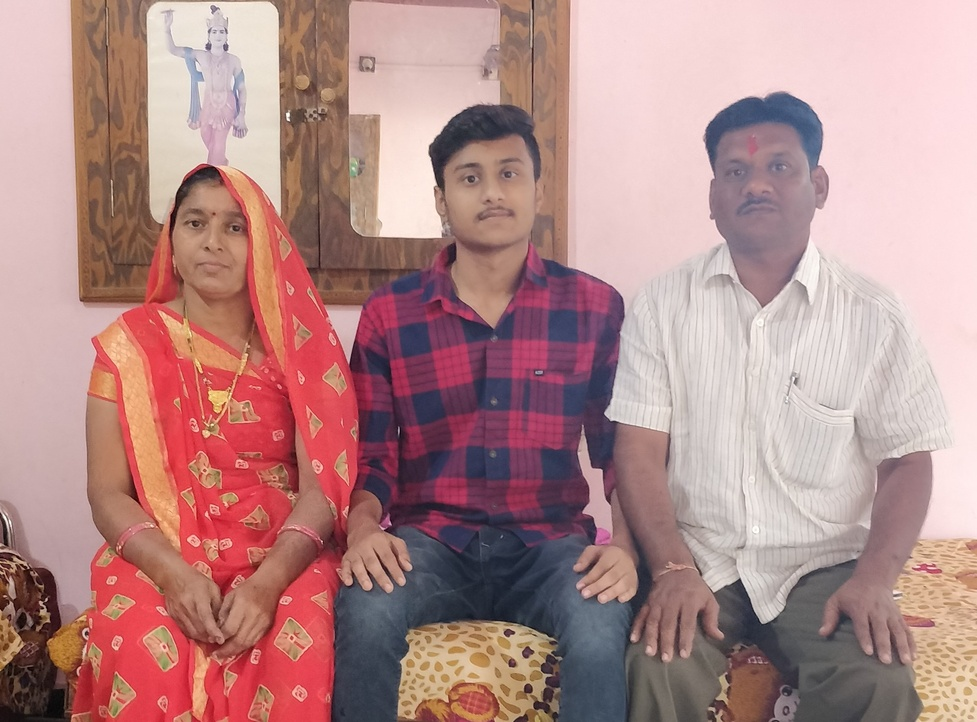
%> input picture B Tech/IP/129_ImageProcessing/IMG_2018.jpg, 977 x 722 px, shrunk from 2252 x 1664 before the run
$ octave 129_03_03.m   (GNU Octave 9; MATLAB toolbox functions it lacks are replaced by stand-ins)
%> lines starting %> are read from the running program, lines starting %| are printed output that depends on the picture
### B Tech/IP/129_ImageProcessing/lowcont.m
function s = lowcont(r)

  a = im2double(r);
  rmax = max(max(a));
  rmin = min(min(a));

  smax = 180/255;
  smin = 70/255;
  s = (smax-smin)/(rmax-rmin) * (a-rmin)+smin;

endfunction

### B Tech/IP/129_ImageProcessing/highcont.m
function s=highcont(r)

  a=im2double(r);
  rmin=min(min(a));
  rmax=max(max(a));

  smax=255/255;
  smin=0/255;
  s=(smax-smin)/(rmax-rmin)*(a-rmin) +smin;
endfunction

### B Tech/IP/129_ImageProcessing/129_03_03.m
close all
clear
clc

% Read Image
a = imread('./IMG_2018.jpg');
%> a is the input picture: size 722x977x3 uint8; mean R, G, B 178.7, 138.7, 137.1

% Gray scale image
b=rgb2gray(a);
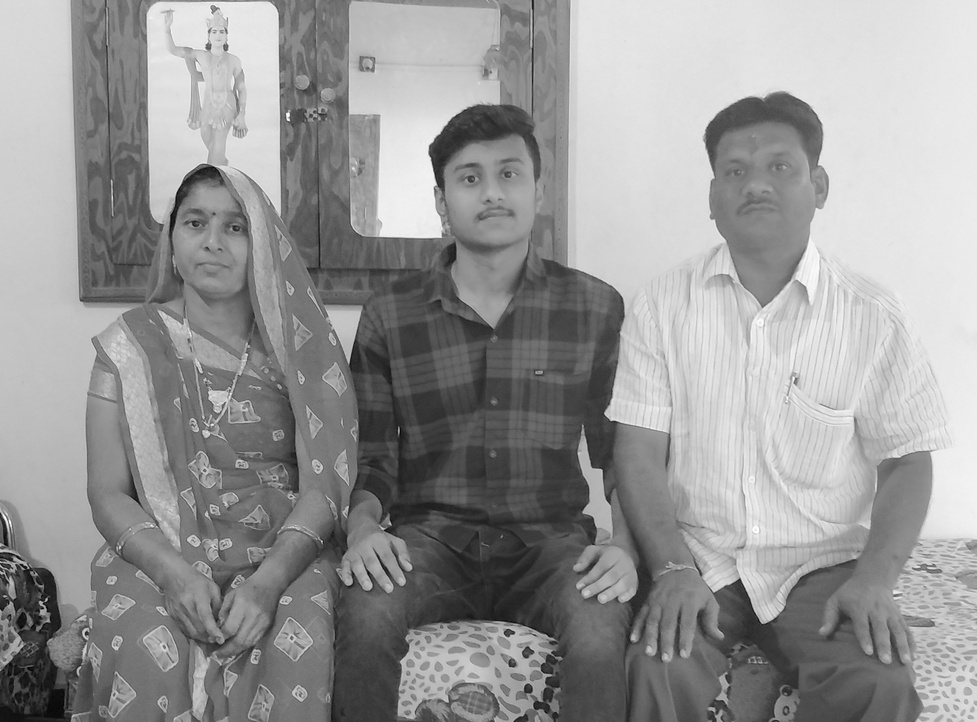
%> b: size 722x977 uint8; min 4, max 254, mean 150.5
b=b-70;
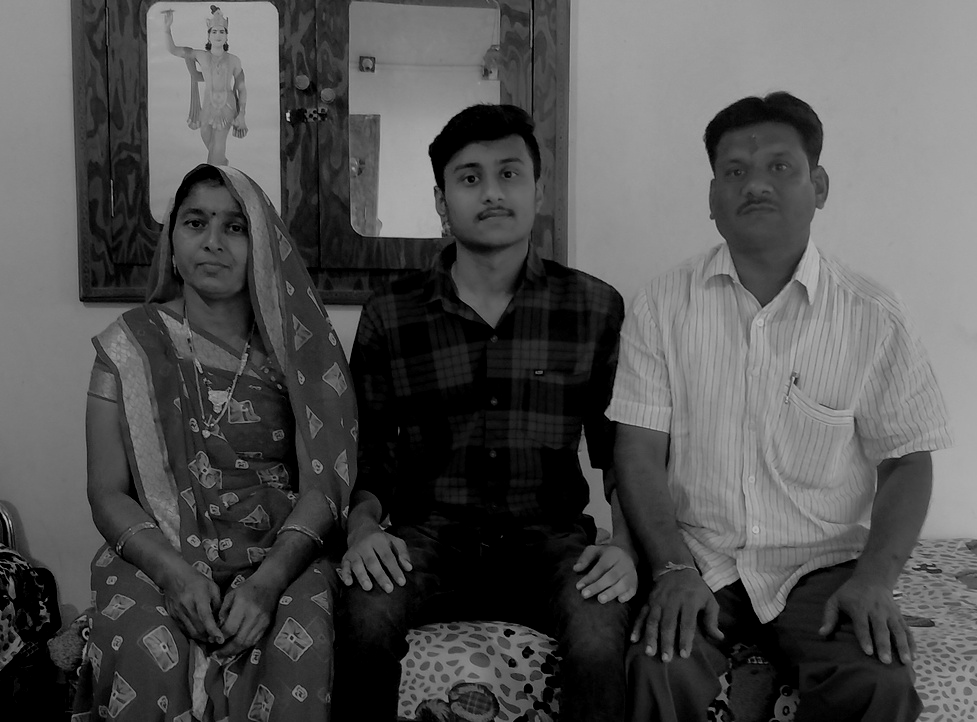
%> b: size 722x977 uint8; min 0, max 184, mean 82.1
b = im2double(b);
%> b: size 722x977 double
b = lowcont(b);
%> in lowcont, `rmax = max(max(a));`: rmax = 0.722
%> in lowcont, `rmin = min(min(a));`: rmin = 0
%> in lowcont, `s = (smax-smin)/(rmax-rmin) * (a-rmin)+smin;`:
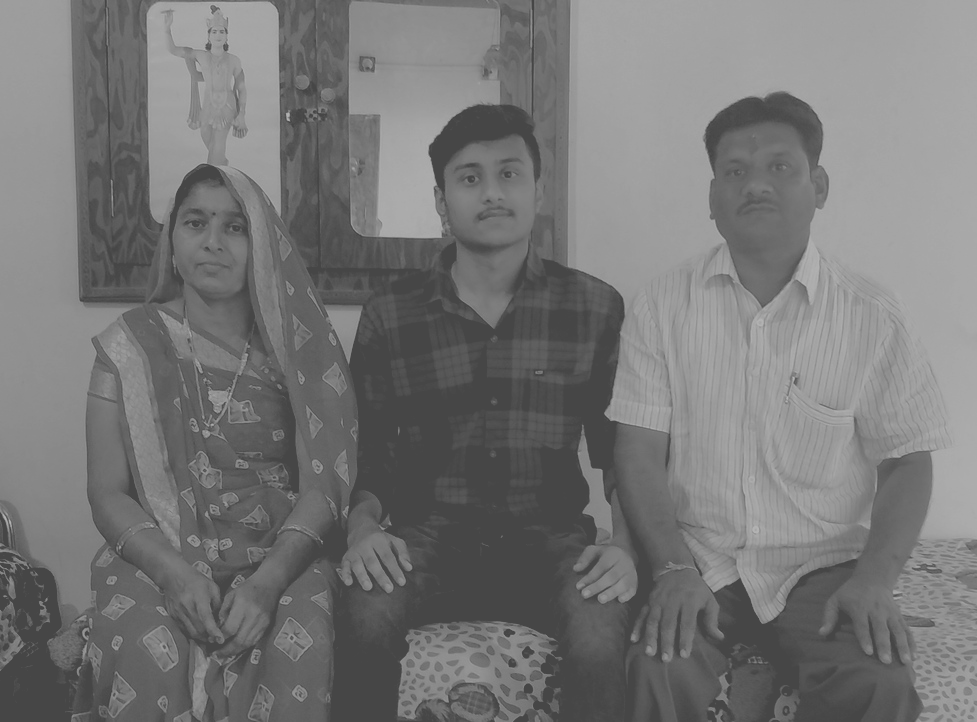
%> s: size 722x977 double; min 0.275, max 0.706, mean 0.467
figure
imshow(b)

s = highcont(b);
%> in highcont, `rmin=min(min(a));`: rmin = 0.275
%> in highcont, `rmax=max(max(a));`: rmax = 0.706
%> in highcont, `s=(smax-smin)/(rmax-rmin)*(a-rmin) +smin;`:
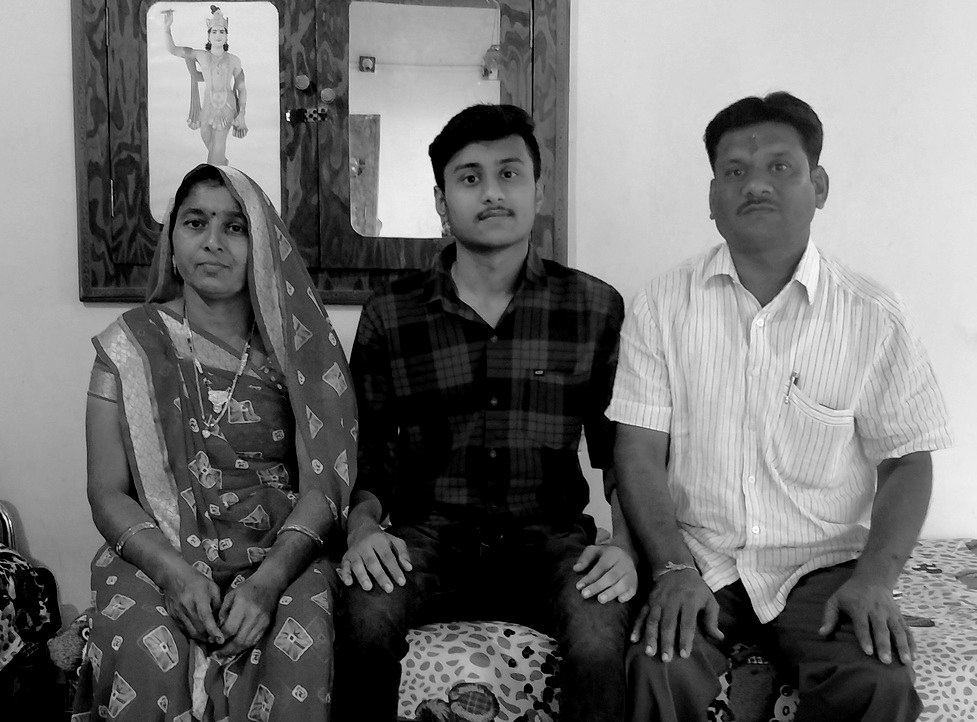
%> s: size 722x977 double; min 0, max 1, mean 0.446
figure
imshow(s)

$ run again, with B Tech/IP/129_ImageProcessing/IMG_4613.JPG copied over B Tech/IP/129_ImageProcessing/IMG_2018.jpg
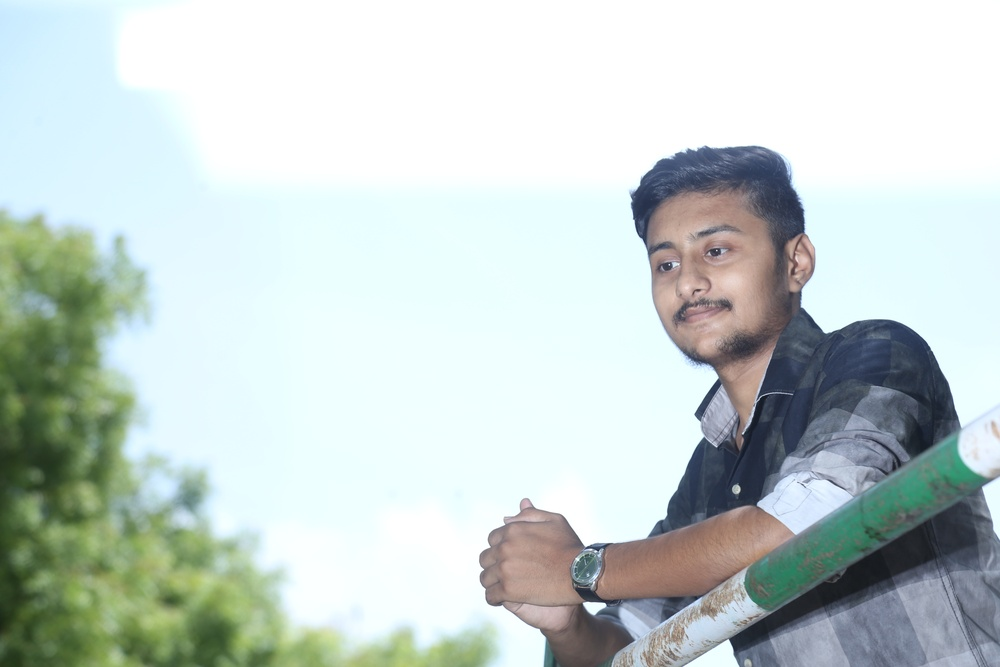
%> input picture B Tech/IP/129_ImageProcessing/IMG_4613.JPG, 1000 x 667 px, shrunk from 5472 x 3648 before the run
%> a is the input picture: size 667x1000x3 uint8; mean R, G, B 197, 208.5, 205.3
%> `b=b-70;`:
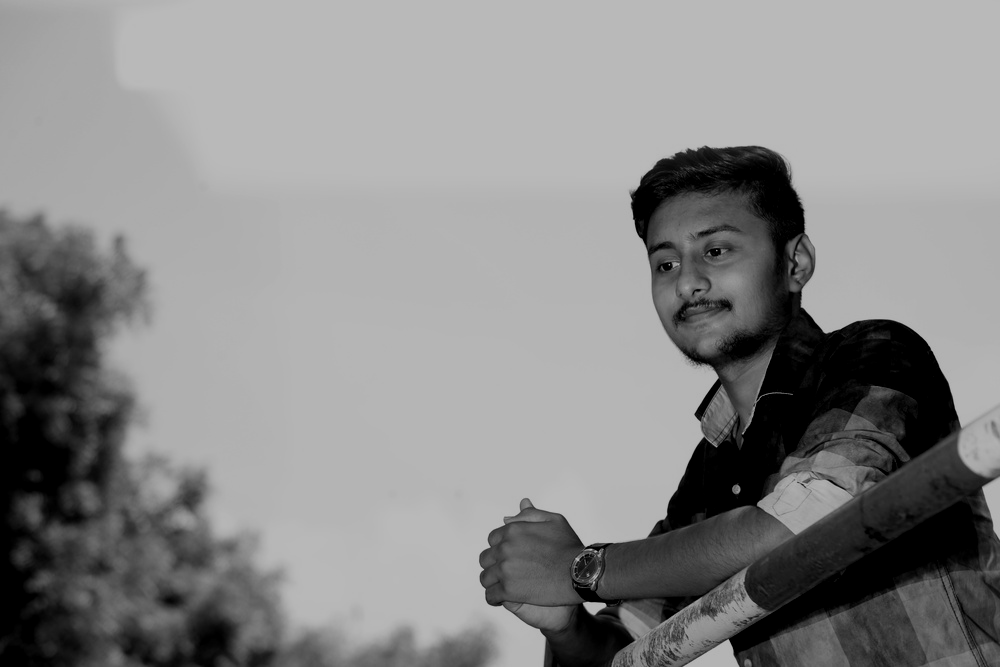
%> b: size 667x1000 uint8; min 0, max 185, mean 135.7
%> in lowcont, `rmax = max(max(a));`: rmax = 0.725
%> in lowcont, `rmin = min(min(a));`: rmin = 0
%> in highcont, `rmin=min(min(a));`: rmin = 0.275
%> in highcont, `rmax=max(max(a));`: rmax = 0.706
%> in highcont, `s=(smax-smin)/(rmax-rmin)*(a-rmin) +smin;`:
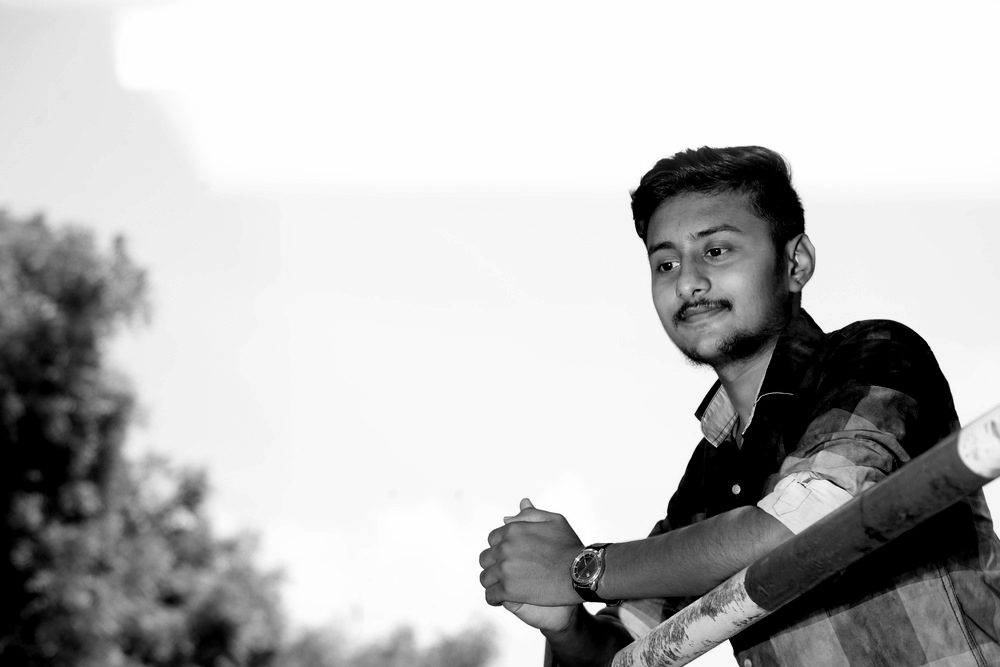
%> s: size 667x1000 double; min 0, max 1, mean 0.734

$ run again, with B Tech/IP/129_ImageProcessing/1.jpg copied over B Tech/IP/129_ImageProcessing/IMG_2018.jpg
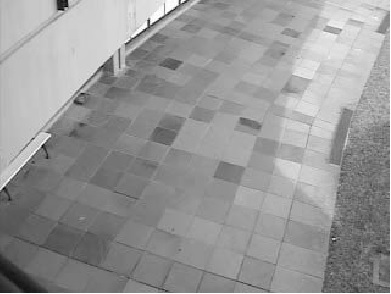
%> input picture B Tech/IP/129_ImageProcessing/1.jpg, 391 x 294 px
%> a is the input picture: size 294x391x3 uint8; min 0, max 255, mean 150.8
%> `b=b-70;`:
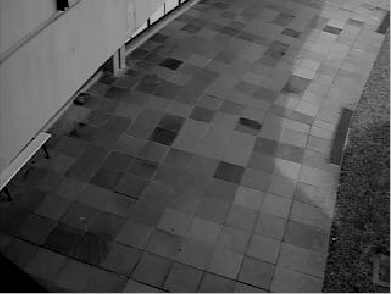
%> b: size 294x391 uint8; min 0, max 185, mean 81.1
%> in lowcont, `rmax = max(max(a));`: rmax = 0.725
%> in lowcont, `rmin = min(min(a));`: rmin = 0
%> in highcont, `rmin=min(min(a));`: rmin = 0.275
%> in highcont, `rmax=max(max(a));`: rmax = 0.706
%> in highcont, `s=(smax-smin)/(rmax-rmin)*(a-rmin) +smin;`:
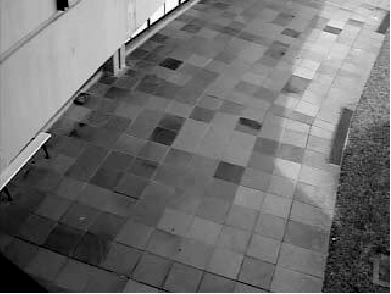
%> s: size 294x391 double; min 0, max 1, mean 0.438

$ run again, with B Tech/IP/129_ImageProcessing/10.jpg copied over B Tech/IP/129_ImageProcessing/IMG_2018.jpg
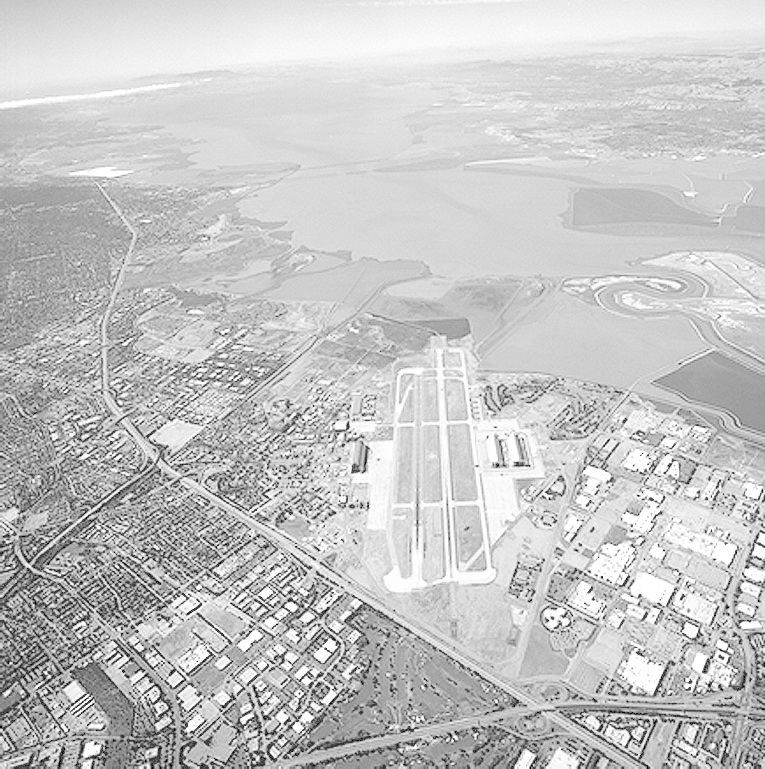
%> input picture B Tech/IP/129_ImageProcessing/10.jpg, 765 x 769 px
%> a is the input picture: size 769x765x3 uint8; min 0, max 255, mean 197.1
%> `b=b-70;`:
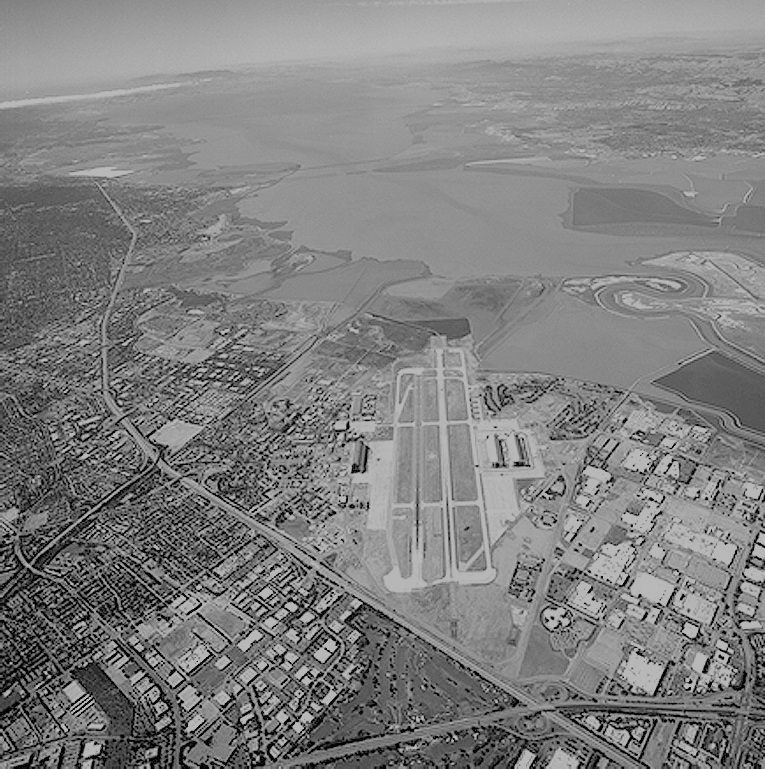
%> b: size 769x765 uint8; min 0, max 185, mean 127.4
%> in lowcont, `rmax = max(max(a));`: rmax = 0.725
%> in lowcont, `rmin = min(min(a));`: rmin = 0
%> in highcont, `rmin=min(min(a));`: rmin = 0.275
%> in highcont, `rmax=max(max(a));`: rmax = 0.706
%> in highcont, `s=(smax-smin)/(rmax-rmin)*(a-rmin) +smin;`:
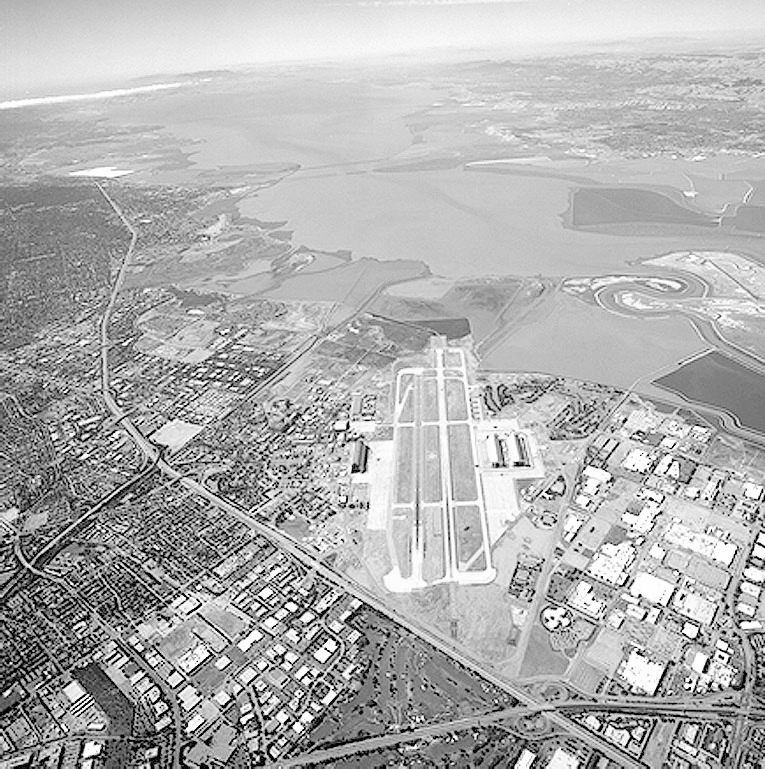
%> s: size 769x765 double; min 0, max 1, mean 0.689
